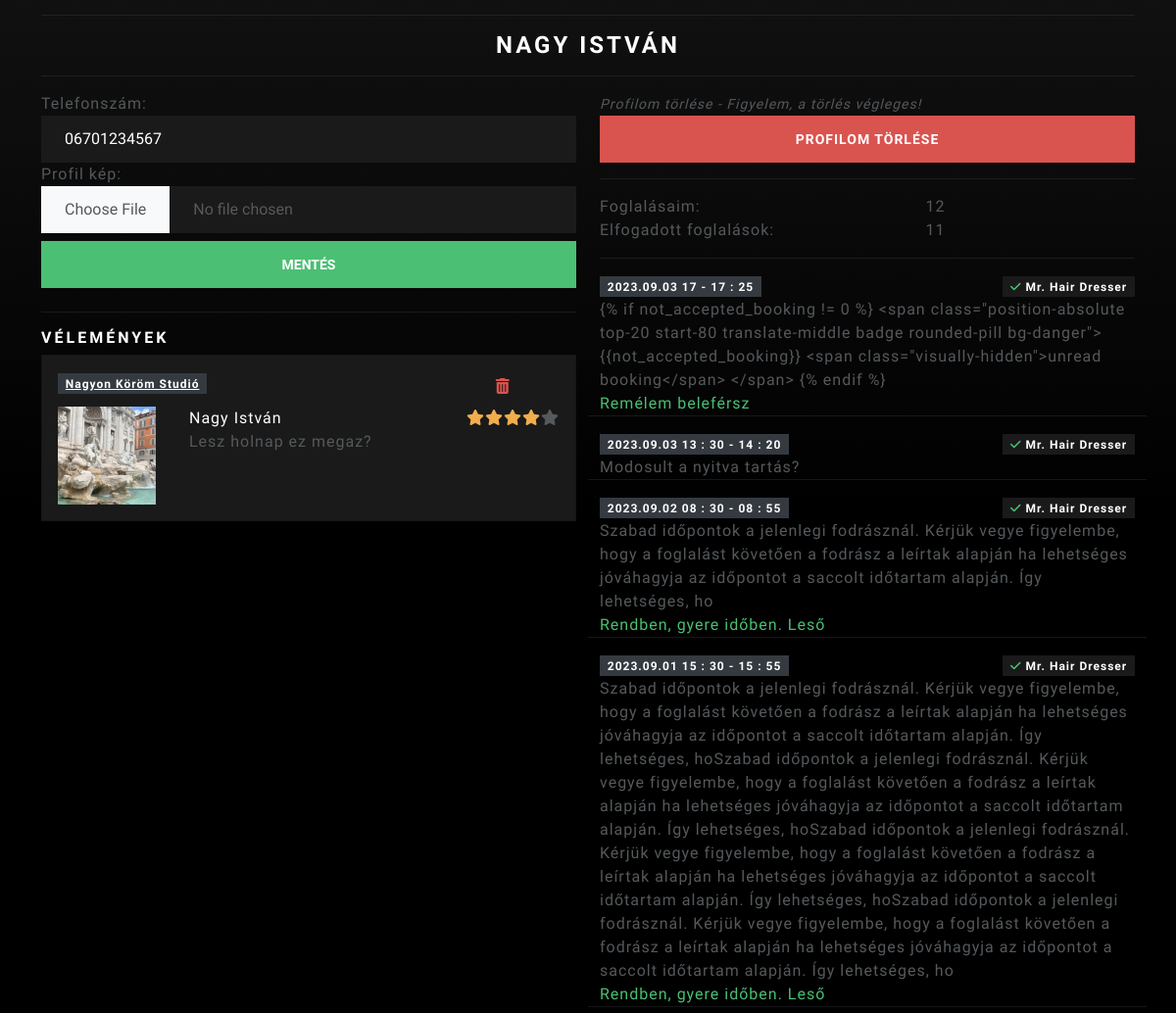
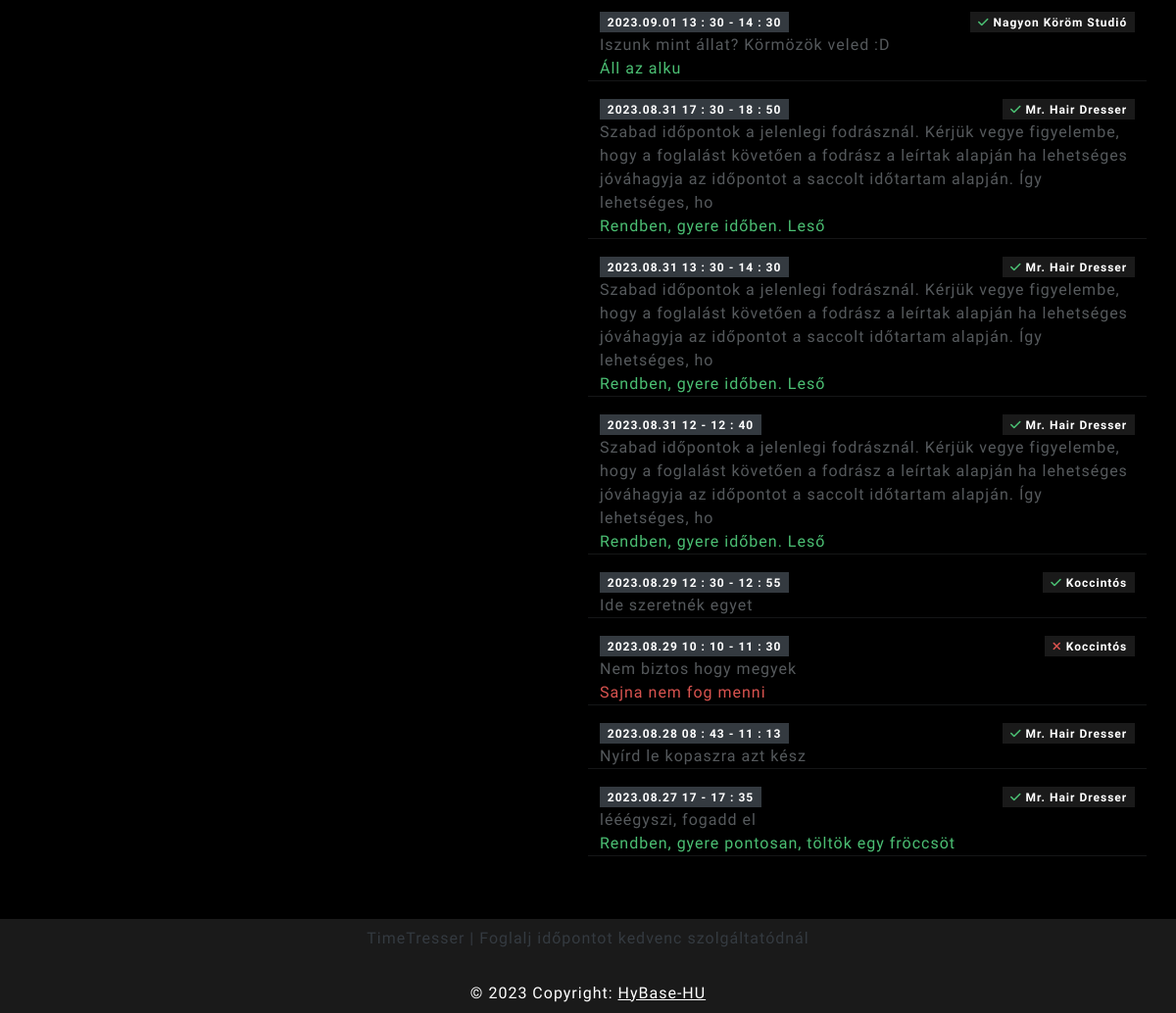
The app's page /account/settings/ (signed in, lower part), older data (2 pictures, top to bottom).
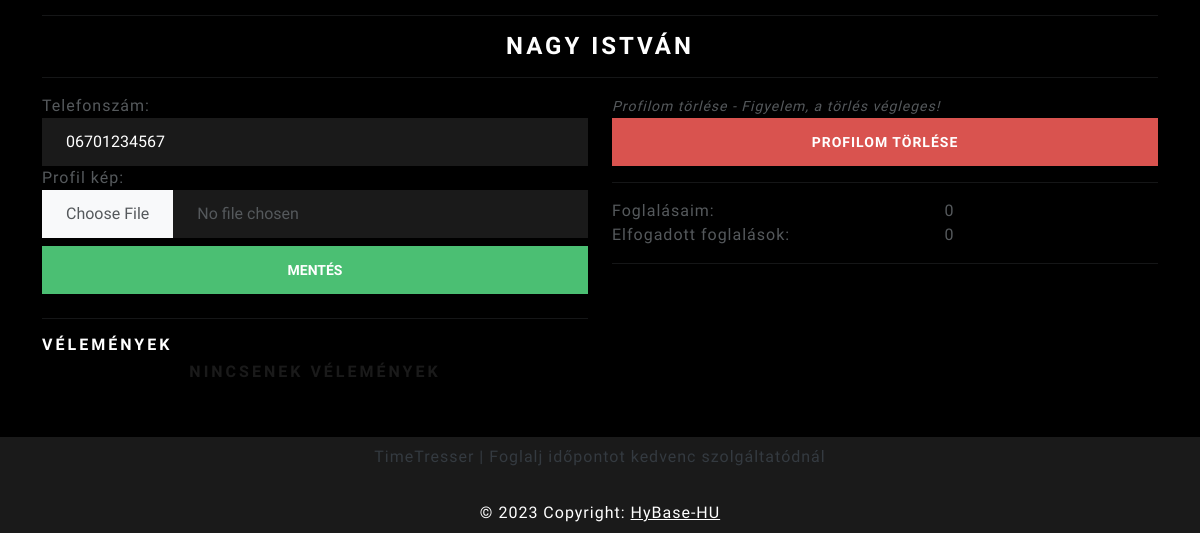
The same page, newer data.
### rating/models.py (models this page shows)
class Rating(models.Model):
    rate = models.SmallIntegerField(choices=rating_value)
    user_profile = models.ForeignKey(to=UserProfile, on_delete=models.CASCADE, related_name="my_ratings")
    service_provider = models.ForeignKey(to=ServiceProvider, on_delete=models.CASCADE, related_name="service_ratings")
    description = models.TextField(blank=True)
    created_at = models.DateTimeField(auto_created=True, auto_now_add=True)
    def get_rating_stars(self):
        html = ""
        for i in range(1, 6):
            if i <= self.rate:
                html += '<i class="fa-solid fa-star text-warning"></i>'
            else:
                html += '<i class="fa-solid fa-star"></i>'
        return html

### service_provider/models.py (models this page shows, shortened)
class ServiceProvider(models.Model):
    id = models.UUIDField(unique=True, primary_key=True, default=uuid.uuid4, editable=False)
    user_profile = models.ForeignKey(UserProfile, on_delete=models.CASCADE)
    name = models.CharField(max_length=100)
    slug = models.SlugField(blank=True, null=True, unique=True)
    city = models.CharField(max_length=100)
    state = models.CharField(max_length=100)
    street = models.CharField(max_length=100)
    zip_code = models.SmallIntegerField()
    banner_picture = models.ImageField(upload_to='service_providers_banners')
    mobile = models.CharField(max_length=50)
    expired_date = models.DateTimeField()
    description = models.TextField(blank=True, null=True)
    prices = models.TextField(blank=True, null=True)
    booking_date_nr = models.SmallIntegerField(default=7)
    booking_time_interval = models.SmallIntegerField(default=30)
    type = models.CharField(max_length=15, choices=SERVICE_TYPE, default=SERVICE_TYPE[0])

### account/models.py (models this page shows, shortened)
class UserProfile(models.Model):
    user = models.ForeignKey(User, on_delete=models.CASCADE, null=True)
    profile_picture = models.ImageField(upload_to='users/profile_pictures',
                                        blank=True, null=True, default='users/profile_pictures/def_prof.png')
    phone_number = models.CharField(max_length=15, blank=True, null=True)
    created_date = models.DateTimeField(auto_now_add=True)
    modified_date = models.DateTimeField(auto_now_add=True)
    def get_name(self):
        return self.user.first_name + " " + self.user.last_name

class User(AbstractUser):
    first_name = models.CharField(max_length=50)
    last_name = models.CharField(max_length=50)
    email = models.EmailField(max_length=50, unique=True)
    username = models.CharField(max_length=30, unique=True, blank=True)
    date_joined = models.DateTimeField(auto_now_add=True)
    last_login = models.DateTimeField(auto_now_add=True)
    created_date = models.DateTimeField(auto_now_add=True)
    modified_date = models.DateTimeField(auto_now_add=True)
    is_admin = models.BooleanField(default=False)
    is_staff = models.BooleanField(default=False)
    is_active = models.BooleanField(default=False)
    is_superadmin = models.BooleanField(default=False)
    USERNAME_FIELD = 'email'
    REQUIRED_FIELDS = ['first_name', 'last_name', 'password']
    objects = UserManager()

### booking/models.py (models this page shows)
class Booking(models.Model):
    booked_user = models.ForeignKey(UserProfile, on_delete=models.CASCADE,related_name="my_bookings")
    service = models.ForeignKey(ServiceProvider, on_delete=models.CASCADE,related_name="bookings")
    start_time = models.DateTimeField()
    description = models.TextField()
    accept_description = models.TextField(blank=True, null=True)
    end_time = models.DateTimeField(blank=True, null=True)
    length = models.PositiveSmallIntegerField(null=True, blank=True)
    is_accept = models.BooleanField(default=False)
    created_at = models.DateTimeField(auto_now_add=True)

### account/views.py (the view)
# urls.py: path('settings/',settings,name="settings")
@login_required(login_url="login")
def settings(request):
    user = request.user
    user_profile = get_object_or_404(UserProfile, user=user)
    form = UserProfileForm(instance=user_profile)
    bookings = user_profile.my_bookings.all().order_by('-start_time')
    accept_bookings = bookings.filter(is_accept=True).order_by('start_time')
    my_ratings = user_profile.my_ratings.all()
    if request.method == 'POST':
        form = UserProfileForm(request.POST, request.FILES, instance=user_profile)
        if form.is_valid():
            form.save()
            messages.success(request, "Sikeres mentés")
            return redirect('settings')
    context = {
        "form": form,
        "user_profile": user_profile,
        "bookings": bookings,
        "accept_bookings": accept_bookings,
        "my_ratings":my_ratings
    }
    return render(request, 'account/user_settings.html', context)

### account/forms.py
class UserProfileForm(forms.ModelForm):
    class Meta:
        model = UserProfile
        fields = '__all__'
        exclude = ('user',)
        labels = {
            'profile_picture': 'Profil kép',
            'phone_number': 'Telefonszám'
        }
    def __init__(self, *args, **kwargs):
        super(UserProfileForm, self).__init__(*args, **kwargs)
        for field_name, field in self.fields.items():
            field.widget.attrs['class'] = 'form-control bg-primary text-light'

### templates/account/user_settings.html (shortened to what this page needs)
{% extends 'base.html' %}
{% block content %}
<div class="text-center">
    <hr>
    <h3 class="text-light">{{user_profile.get_name}}</h3>
    <hr>
</div>
<div class="row">
    <div class="col-md-6">
        <form action="" method="post" enctype="multipart/form-data">
            {{form.phone_number.label_tag}}
            {{form.phone_number}}
            {{form.profile_picture.label_tag}}
            <input type="file" name="profile_picture" id="id_profile_picture" class="form-control bg-primary" accept="image/png, image/gif, image/jpeg"  >
            <button type="submit" class="btn btn-success my-2 w-100">Mentés</button>
        </form>
        <hr>
        <h5 class="text-light">Vélemények</h5>
        {% for rating in my_ratings %}
        <div class="card bg-primary mb-2">
            <div class="card-body">
                <div class="row mb-2">
                    <div class="col-10">
                        <span class="badge bg-dark ">
                            <a href="{% url 'view_service' rating.service_provider.slug %}" class="text-light">{{rating.service_provider.name}} </a>
                        </span>
                    </div>
                    <div class="col-2 mt-1"><a href="{% url 'delete_my_rating' rating.pk %}" class=""><i class="fa-solid fa-trash-can text-danger"></i></a></div>
                </div>
                <div class="row ">
                    <div class="col-md-3"><img src="{{rating.user_profile.profile_picture.url}}" class="avatar-mini"></div>
                    <div class="col-md-9">
                        <div class="row">
                            <div class="col-md-auto text-light">{{rating.user_profile.get_name}}</div>
                            <div class="col text-end">{% autoescape off %}{{rating.get_rating_stars}}{% endautoescape %}</div>
                        </div>
                        <div class="row">
                            <div class="col">{{rating.description}}</div>
                        </div>
                    </div>
                </div>
            </div>
        </div>
        {% empty %}
        <h5 class="text-center">Nincsenek vélemények</h5>
        {% endfor %}
    </div>
    <div class="col-md-6">
        <span class="small"><em>Profilom törlése - Figyelem, a törlés végleges!</em></span>
        <a href="" class="btn btn-danger w-100">Profilom törlése</a>
        <hr>
        <div class="row">
            <div class="col-lg-7">Foglalásaim:</div>
            <div class="col-lg-5">{{bookings.count}}</div>
        </div>
        <div class="row">
            <div class="col-lg-7">Elfogadott foglalások:</div>
            <div class="col-lg-5">{{accept_bookings.count}}</div>
        </div>
        <hr>
        {% for booking in bookings %}
            <div class="row">
                <div class="col-auto">
                    <span class="badge bg-dark text-light">
                    {{booking.start_time|date:'Y.m.d H'}}
                    {%if booking.start_time.minute != 0 %}: {{booking.start_time.minute}}{% endif %}
                    -
                    {{booking.end_time|time:'H'}}
                    {%if booking.end_time.minute != 0 %}: {{booking.end_time.minute}}{% endif %}
                    </span>
                </div>
                <div class="col text-end">
                    <span class="badge bg-primary">
                    {% if booking.is_accept %}<i class="fa-solid fa-check text-success"></i>
                        {% else %}<i class="fa-solid fa-xmark text-danger "></i>
                    {%endif%}
                    {{booking.service.name}}
                    </span>
                </div>
            </div>
            <div class="row">
                <div class="col-12">{{booking.description}}</div>
                <div class="col-12 {% if booking.is_accept %} text-success {% else %} text-danger {% endif %}">{{booking.accept_description}}</div>
                <hr>
            </div>
        {% endfor %}
    </div>
</div>
{% endblock content %}

Row changes from the older to the newer data that the page shows:
removed Rating: service_provider.name "Nagyon Köröm Studió", user_profile.profile_picture (picture), user_profile.get_name "Nagy István", rate 4 (drawn), description "Lesz holnap ez megaz?"
removed Booking: start_time "2023.09.03 17", end_time "17", end_time.minute "25", is_accept True (drawn), service.name "Mr. Hair Dresser", description "{% if not_accepted_booking != 0 %} <span class=\"position-absolute top-20 start-80 translate-middle badge rounded-pill bg-danger\"> {{not_accepted_booking}} <span class=\"visually-hidden\">unread booking</span> </span> {% endif %}", accept_description "Remélem beleférsz"
removed Booking: start_time "2023.09.03 13", start_time.minute "30", end_time "14", end_time.minute "20", is_accept True (drawn), service.name "Mr. Hair Dresser", description "Modosult a nyitva tartás?"
removed Booking: start_time "2023.09.02 08", start_time.minute "30", end_time "08", end_time.minute "55", is_accept True (drawn), service.name "Mr. Hair Dresser", description "Szabad időpontok a jelenlegi fodrásznál. Kérjük vegye figyelembe, hogy a foglalást követően a fodrász a leírtak alapján ha lehetséges jóváhagyja az időpontot a saccolt időtartam alapján. Így lehetséges, ho", accept_description "Rendben, gyere időben. Leső"
removed Booking: start_time "2023.09.01 15", start_time.minute "30", end_time "15", end_time.minute "55", is_accept True (drawn), service.name "Mr. Hair Dresser", description "Szabad időpontok a jelenlegi fodrásznál. Kérjük vegye figyelembe, hogy a foglalást követően a fodrász a leírtak alapján ha lehetséges jóváhagyja az időpontot a saccolt időtartam alapján. Így lehetséges, hoSzabad időpontok a jelenlegi fodrásznál. Kérjük vegye figyelembe, hogy a foglalást követően a fodrász a leírtak alapján ha lehetséges jóváhagyja az időpontot a saccolt időtartam alapján. Így lehetséges, hoSzabad időpontok a jelenlegi fodrásznál. Kérjük vegye figyelembe, hogy a foglalást követően a fodrász a leírtak alapján ha lehetséges jóváhagyja az időpontot a saccolt időtartam alapján. Így lehetséges, hoSzabad időpontok a jelenlegi fodrásznál. Kérjük vegye figyelembe, hogy a foglalást…", accept_description "Rendben, gyere időben. Leső"
removed Booking: start_time "2023.09.01 13", start_time.minute "30", end_time "14", end_time.minute "30", is_accept True (drawn), service.name "Nagyon Köröm Studió", description "Iszunk mint állat? Körmözök veled :D", accept_description "Áll az alku"
removed Booking: start_time "2023.08.31 17", start_time.minute "30", end_time "18", end_time.minute "50", is_accept True (drawn), service.name "Mr. Hair Dresser", description "Szabad időpontok a jelenlegi fodrásznál. Kérjük vegye figyelembe, hogy a foglalást követően a fodrász a leírtak alapján ha lehetséges jóváhagyja az időpontot a saccolt időtartam alapján. Így lehetséges, ho", accept_description "Rendben, gyere időben. Leső"
removed Booking: start_time "2023.08.31 13", start_time.minute "30", end_time "14", end_time.minute "30", is_accept True (drawn), service.name "Mr. Hair Dresser", description "Szabad időpontok a jelenlegi fodrásznál. Kérjük vegye figyelembe, hogy a foglalást követően a fodrász a leírtak alapján ha lehetséges jóváhagyja az időpontot a saccolt időtartam alapján. Így lehetséges, ho", accept_description "Rendben, gyere időben. Leső"
removed Booking: start_time "2023.08.31 12", end_time "12", end_time.minute "40", is_accept True (drawn), service.name "Mr. Hair Dresser", description "Szabad időpontok a jelenlegi fodrásznál. Kérjük vegye figyelembe, hogy a foglalást követően a fodrász a leírtak alapján ha lehetséges jóváhagyja az időpontot a saccolt időtartam alapján. Így lehetséges, ho", accept_description "Rendben, gyere időben. Leső"
removed Booking: start_time "2023.08.29 12", start_time.minute "30", end_time "12", end_time.minute "55", is_accept True (drawn), service.name "Koccintós", description "Ide szeretnék egyet"
removed Booking: start_time "2023.08.29 10", start_time.minute "10", end_time "11", end_time.minute "30", is_accept False (drawn), service.name "Koccintós", description "Nem biztos hogy megyek", accept_description "Sajna nem fog menni"
removed Booking: start_time "2023.08.28 08", start_time.minute "43", end_time "11", end_time.minute "13", is_accept True (drawn), service.name "Mr. Hair Dresser", description "Nyírd le kopaszra azt kész"
removed Booking: start_time "2023.08.27 17", end_time "17", end_time.minute "35", is_accept True (drawn), service.name "Mr. Hair Dresser", description "lééégyszi, fogadd el", accept_description "Rendben, gyere pontosan, töltök egy fröccsöt"
Text that changed along with them:
{{ bookings.count }}: "12" → "0"
{{ accept_bookings.count }}: "11" → "0"
text now shown: "NINCSENEK VÉLEMÉNYEK"
